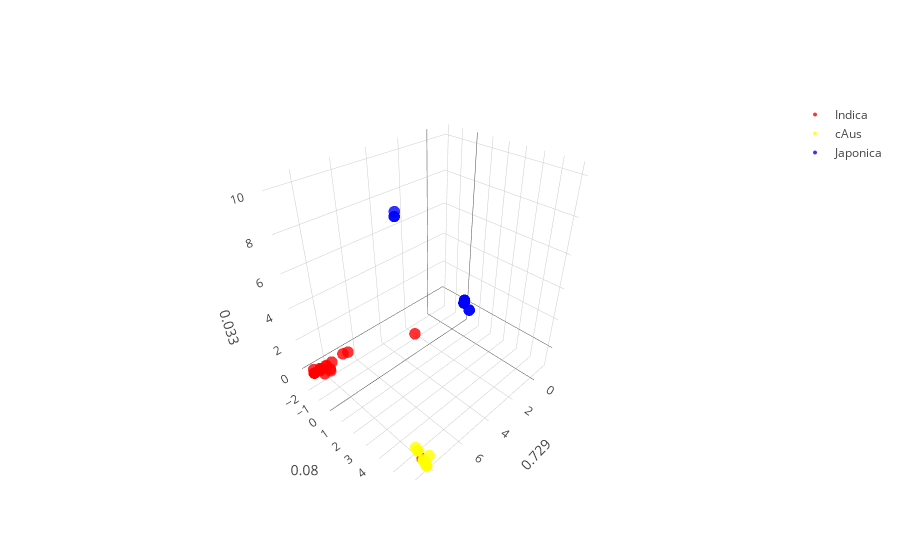

The code cell stored with this chart in its notebook:
### Markdown cell above
## Real data

In this section we apply the relation learned during the preceding simulation step to the study of genetic structure at the chosen locus.

i. We will first perform PCA on the data matrix loaded, together with haplotypes from the two control populations. The data matrix came with labels and individual IDs. These are displayed in the first graph.

ii. We then perform Mean Shift unsupervised clustering to the real data in feature space. MeanShift is a clustering algorithm that relies on the KDE estimate of observed data to identify peaks, to which it assigns observations based on proximity ( ** ). The output of this clusterisation is displayed on the second graph.

iii. For the third part the user is first asked to chose a set of MeanShift clusters. The pairwise distances between the centroids of the chosen clusters will be calculated and their respective Fsts inferred from the relation shown in the above plot. The clusters chosen and the vectors connecting are plotted, annotated with their respective distances.

### Code cell
### Build control data set with apropriate distances.
from Euc_pca_tools.plot_tools import plot_3D
diploid= True

length_haps= gen_data.shape[1]

## Perform PCA with or without including control populations.
gen_data= np.nan_to_num(gen_data)

pca = PCA(n_components=3, whiten=False,svd_solver='randomized').fit(gen_data)
feats= pca.transform(gen_data)
var_comps= pca.explained_variance_ratio_

if ref_file:
     
    plot_3D(feats,color_indexes,colors= colors,Names=Names,var_comps= var_comps,ref_names= ref_names)

### Figure 1 — Plotly figure (JSON) as saved in the notebook; plotly's stock layout.template omitted (floating-point values rounded to 4 significant figures; data arrays with more than 128 entries replaced by an {"elided": "..."} marker saying what was removed)
{"data": [{"marker": {"color": "rgba(255,0,0,.8)", "line": {"width": 0}, "opacity": 1, "size": 4, "symbol": "circle"}, "mode": "markers", "name": "Indica", "text": {"elided": "394 str values"}, "type": "scatter3d", "uid": "327d2003-c053-4739-a58f-bc1fe341f09d", "x": {"elided": "394 float values"}, "y": {"elided": "394 float values"}, "z": {"elided": "394 float values"}}, {"marker": {"color": "rgba(255,255,0,.8)", "line": {"width": 0}, "opacity": 1, "size": 4, "symbol": "circle"}, "mode": "markers", "name": "cAus", "text": ["ID: IRIS_313-11742, gp: cAus", "ID: IRIS_313-11298, gp: cAus", "ID: IRIS_313-8321, gp: cAus", "ID: IRIS_313-10020, gp: cAus", "ID: IRIS_313-8342, gp: cAus", "ID: IRIS_313-11054, gp: cAus", "ID: IRIS_313-9610, gp: cAus", "ID: IRIS_313-11013, gp: cAus", "ID: IRIS_313-10925, gp: cAus", "ID: IRIS_313-11454, gp: cAus", "ID: IRIS_313-11055, gp: cAus", "ID: IRIS_313-9626, gp: cAus", "ID: IRIS_313-11058, gp: cAus", "ID: IRIS_313-11323, gp: cAus", "ID: IRIS_313-11324, gp: cAus", "ID: IRIS_313-11629, gp: cAus", "ID: CX368, gp: cAus", "ID: IRIS_313-11064, gp: cAus", "ID: IRIS_313-8410, gp: cAus", "ID: IRIS_313-11636, gp: cAus", "ID: IRIS_313-11015, gp: cAus", "ID: IRIS_313-9422, gp: cAus", "ID: IRIS_313-10673, gp: cAus", "ID: IRIS_313-8864, gp: cAus", "ID: IRIS_313-11483, gp: cAus", "ID: IRIS_313-9283, gp: cAus", "ID: IRIS_313-11214, gp: cAus", "ID: IRIS_313-11191, gp: cAus", "ID: IRIS_313-11462, gp: cAus", "ID: IRIS_313-10963, gp: cAus", "ID: IRIS_313-10965, gp: cAus", "ID: IRIS_313-8554, gp: cAus", "ID: IRIS_313-12141, gp: cAus", "ID: IRIS_313-10976, gp: cAus", "ID: IRIS_313-10845, gp: cAus", "ID: IRIS_313-9661, gp: cAus", "ID: IRIS_313-8963, gp: cAus", "ID: IRIS_313-10849, gp: cAus", "ID: IRIS_313-10981, gp: cAus", "ID: IRIS_313-10718, gp: cAus", "ID: IRIS_313-10852, gp: cAus", "ID: IRIS_313-10979, gp: cAus", "ID: IRIS_313-10987, gp: cAus", "ID: IRIS_313-10543, gp: cAus", "ID: IRIS_313-9449, gp: cAus", "ID: IRIS_313-11982, gp: cAus", "ID: IRIS_313-11112, gp: cAus", "ID: IRIS_313-10869, gp: cAus", "ID: IRIS_313-11265, gp: cAus", "ID: IRIS_313-10927, gp: cAus", "ID: IRIS_313-11272, gp: cAus", "ID: IRIS_313-10875, gp: cAus", "ID: IRIS_313-12002, gp: cAus", "ID: IRIS_313-11277, gp: cAus", "ID: IRIS_313-11557, gp: cAus", "ID: IRIS_313-11016, gp: cAus", "ID: IRIS_313-11017, gp: cAus", "ID: IRIS_313-11018, gp: cAus", "ID: IRIS_313-11020, gp: cAus", "ID: IRIS_313-11458, gp: cAus", "ID: IRIS_313-11024, gp: cAus", "ID: IRIS_313-8721, gp: cAus", "ID: IRIS_313-11027, gp: cAus", "ID: IRIS_313-11291, gp: cAus", "ID: IRIS_313-11618, gp: cAus"], "type": "scatter3d", "uid": "2a7117bc-e998-479b-8eb7-e03ed4c202a0", "x": [-1.095, -1.062, 8.104, -1.09, -1.067, -1.09, -1.09, -1.095, -1.095, -1.067, -1.09, -1.095, 8.172, -1.095, -1.095, -1.09, -1.091, -1.09, -1.09, -1.09, -1.091, -1.09, -1.09, -1.062, -1.062, -1.09, 8.076, -1.09, -1.09, -1.062, -1.062, -1.067, -1.09, -1.09, 8.2, -1.09, -1.09, -1.095, 7.759, -1.09, -1.09, 8.168, 8.2, -1.09, -1.09, -1.067, 8.168, -1.095, -1.09, 8.2, -1.09, -1.062, -1.09, 8.204, -1.09, -1.095, -1.062, -1.062, -1.09, -1.09, -1.09, -1.091, -1.09, -1.09, -1.09], "y": [-0.02184, -0.01595, 5.328, -0.02092, -0.01665, -0.02092, -0.02092, -0.02184, -0.02184, -0.01665, -0.02092, -0.02184, 5.785, -0.02184, -0.02184, -0.02092, -0.0211, -0.02092, -0.02092, -0.02092, -0.02101, -0.02092, -0.02092, -0.01595, -0.01595, -0.02092, 5.163, -0.02092, -0.02092, -0.01595, -0.01595, -0.01665, -0.02092, -0.02092, 5.984, -0.02092, -0.02092, -0.02184, 5.733, -0.02092, -0.02092, 5.761, 5.984, -0.02092, -0.02092, -0.01665, 5.761, -0.02184, -0.02092, 5.984, -0.02092, -0.01595, -0.02092, 6.009, -0.02092, -0.02184, -0.01595, -0.01595, -0.02092, -0.02092, -0.02092, -0.0211, -0.02092, -0.02092, -0.02092], "z": [-0.05105, -0.01957, -0.8088, -0.04593, -0.02175, -0.04593, -0.04593, -0.05105, -0.05105, -0.02175, -0.04593, -0.05105, -1.022, -0.05105, -0.05105, -0.04593, -0.04687, -0.04593, -0.04593, -0.04593, -0.04639, -0.04593, -0.04593, -0.01957, -0.01957, -0.04593, -0.7728, -0.04593, -0.04593, -0.01957, -0.01957, -0.02175, -0.04593, -0.04593, -1.142, -0.04593, -0.04593, -0.05105, -1.12, -0.04593, -0.04593, -1.012, -1.142, -0.04593, -0.04593, -0.02175, -1.012, -0.05105, -0.04593, -1.142, -0.04593, -0.01957, -0.04593, -1.154, -0.04593, -0.05105, -0.01957, -0.01957, -0.04593, -0.04593, -0.04593, -0.04687, -0.04593, -0.04593, -0.04593]}, {"marker": {"color": "rgba(0,0,255,.8)", "line": {"width": 0}, "opacity": 1, "size": 4, "symbol": "circle"}, "mode": "markers", "name": "Japonica", "text": {"elided": "319 str values"}, "type": "scatter3d", "uid": "b75e344c-a929-48a7-845b-0b4ffd4553e4", "x": {"elided": "319 float values"}, "y": {"elided": "319 float values"}, "z": {"elided": "319 float values"}}], "layout": {"scene": {"xaxis": {"title": "0.729"}, "yaxis": {"title": "0.08"}, "zaxis": {"title": "0.033"}}}}
